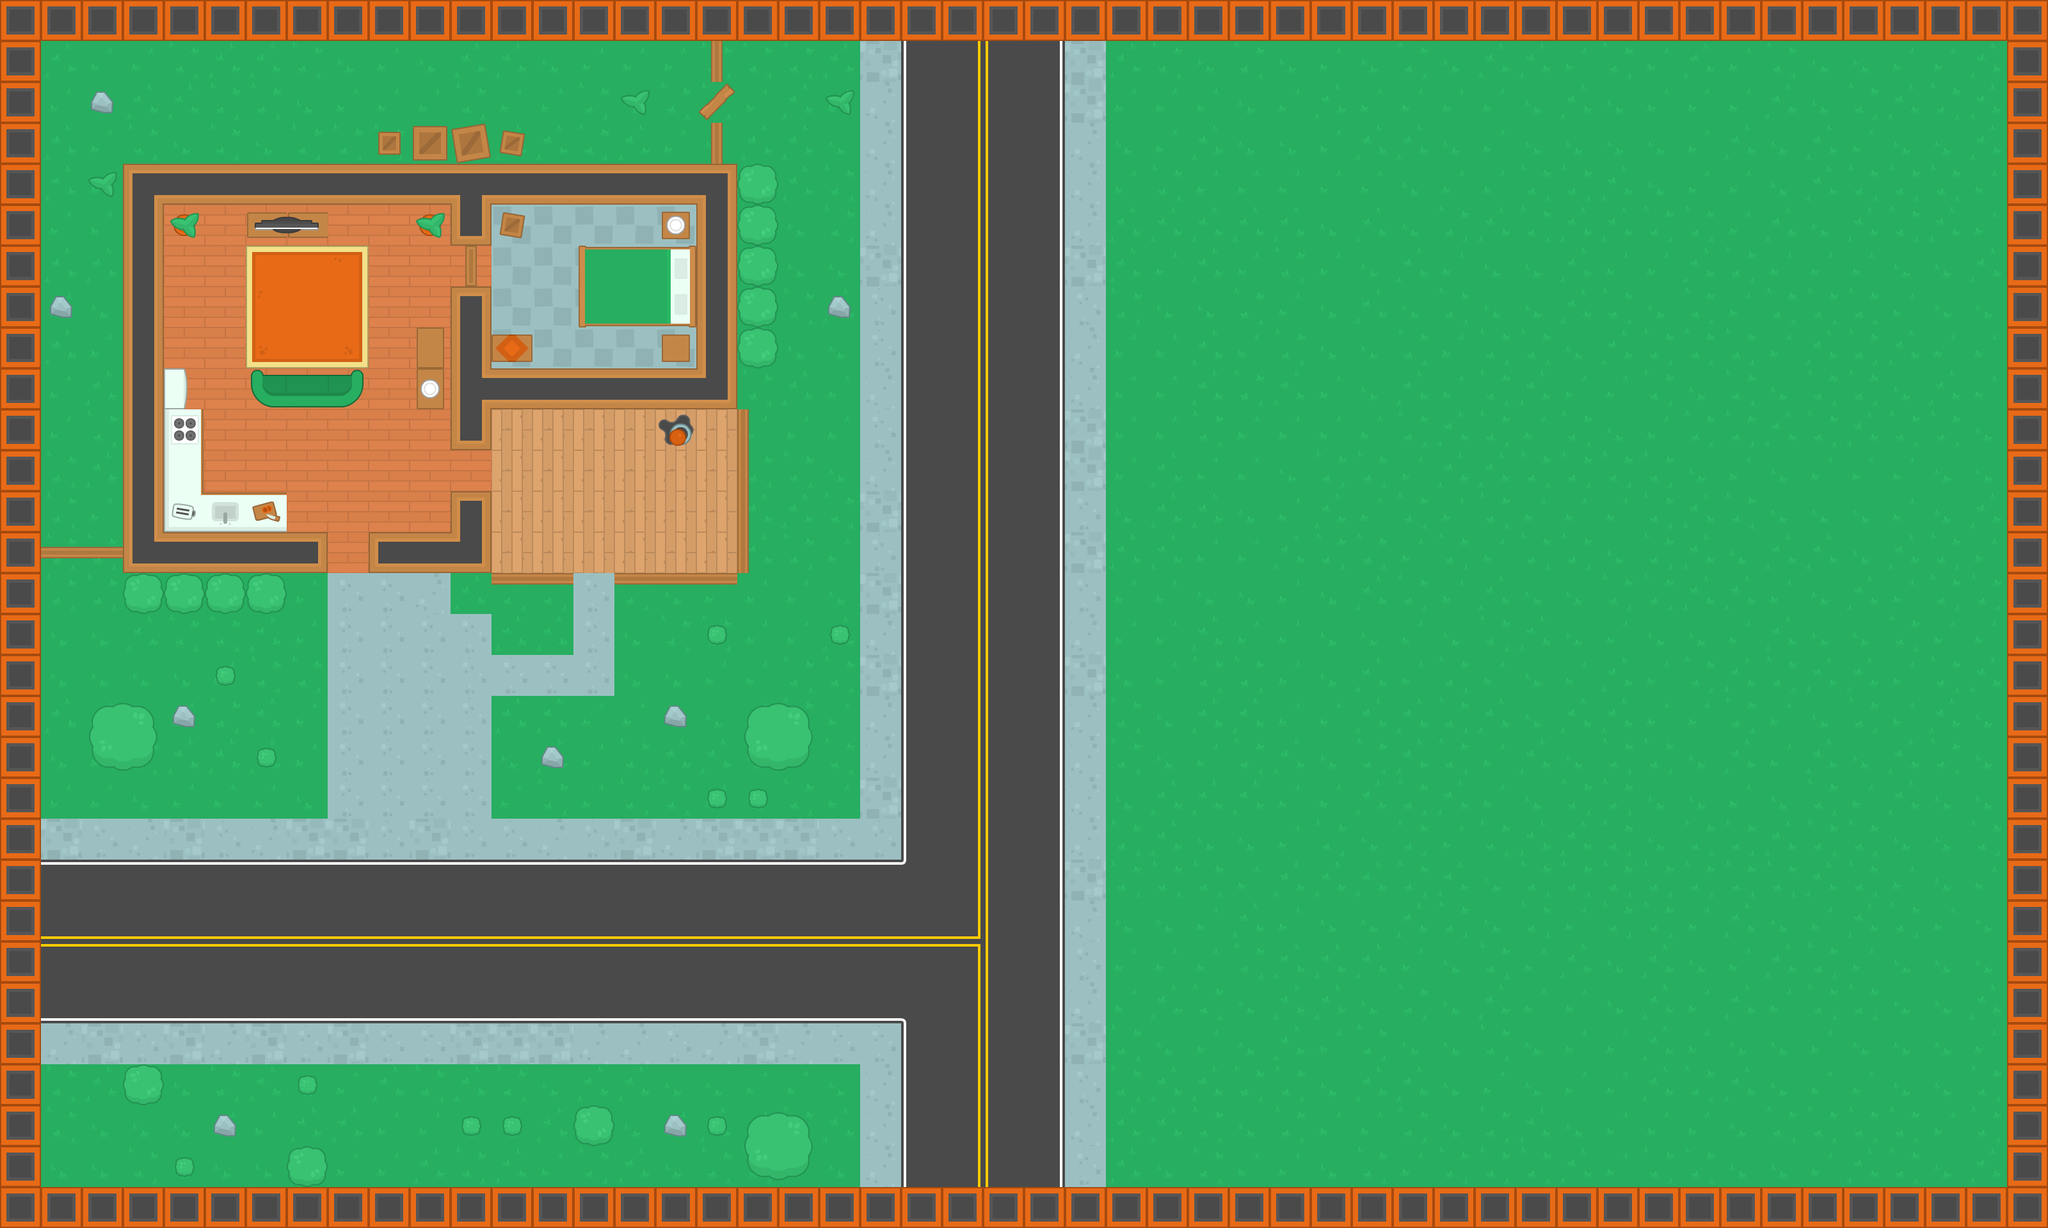

Below is a game level as drawn by its tile map, then a one-line description and the .tmx that defines it (tile-layer data replaced by summaries):
An orthogonal 50x30 tile map with 64x64 px tiles, 4 tile layers (ground, walls, items, decorations) and 82 objects (59x wall, 10x zombie, 3x chest, 2x health, 2x door, ...).

<map version="1.2" tiledversion="1.3.3" orientation="orthogonal" renderorder="right-down" width="50" height="30" tilewidth="64" tileheight="64" infinite="0" nextlayerid="7" nextobjectid="117">
 <tileset firstgid="1" source="Kenny Topdown Pack.tsx" />
 <layer id="1" name="ground" width="50" height="30">
  <data>[1500 cells, 1496 non-empty, 22 distinct tile ids]</data>
 </layer>
 <objectgroup id="6" name="Obstacles">
  <object id="1" name="wall" x="192" y="256" width="960" height="64" />
  <object id="2" name="wall" x="704" y="320" width="64" height="64" />
  <object id="5" name="player" x="810" y="416" width="52" height="52" />
  <object id="6" name="wall" x="1088" y="320" width="64" height="320" />
  <object id="7" name="wall" x="768" y="576" width="320" height="64" />
  <object id="8" name="wall" x="704" y="448" width="64" height="256" />
  <object id="9" x="832" y="608" />
  <object id="10" name="wall" x="576" y="832" width="192" height="64" />
  <object id="11" name="wall" x="704" y="768" width="64" height="64" />
  <object id="12" name="wall" x="192" y="320" width="64" height="576" />
  <object id="13" name="wall" x="256" y="832" width="256" height="64" />
  <object id="14" name="wall" x="1152" y="640" width="16" height="256" />
  <object id="15" name="wall" x="768" y="896" width="128" height="16" />
  <object id="16" name="wall" x="960" y="896" width="192" height="16" />
  <object id="19" name="wall" x="64" y="855" width="128" height="16" />
  <object id="20" name="wall" x="1111.33" y="60.6667" width="16.6667" height="68" />
  <object id="21" name="wall" x="1112.33" y="191.333" width="16.6667" height="68" />
  <object id="22" name="wall" x="1168" y="272" width="32" height="32" />
  <object id="24" name="wall" x="1168" y="336" width="32" height="32" />
  <object id="25" name="wall" x="1168" y="400" width="32" height="32" />
  <object id="26" name="wall" x="1168" y="464" width="32" height="32" />
  <object id="27" name="wall" x="1041" y="529" width="32" height="32" />
  <object id="28" name="wall" x="208" y="912" width="32" height="32" />
  <object id="29" name="wall" x="272" y="912" width="32" height="32" />
  <object id="30" name="wall" x="336" y="912" width="32" height="32" />
  <object id="31" name="wall" x="400" y="912" width="32" height="32" />
  <object id="32" name="zombie" x="592" y="1744" width="32" height="32" />
  <object id="33" name="zombie" x="976" y="1488" width="32" height="32" />
  <object id="34" name="zombie" x="336" y="1440" width="32" height="32" />
  <object id="35" name="zombie" x="2560" y="816" width="32" height="32" />
  <object id="38" name="wall" x="3136" y="0" width="64" height="1920" />
  <object id="40" name="wall" x="64" y="1856" width="3072" height="64" />
  <object id="42" x="1047" y="663" width="32" height="35" />
  <object id="43" name="wall" x="1175" y="521" width="32" height="32" />
  <object id="44" name="wall" x="1041" y="336" width="32" height="32" />
  <object id="45" name="wall" x="784" y="336" width="32" height="32" />
  <object id="46" name="wall" x="783" y="207" width="32" height="32" />
  <object id="47" name="wall" x="593" y="209" width="32" height="32" />
  <object id="48" name="wall" x="643" y="198" width="55" height="51" />
  <object id="50" name="wall" x="657" y="336" width="32" height="32" />
  <object id="51" name="wall" x="273" y="336" width="32" height="32" />
  <object id="52" name="wall" x="385" y="334" width="125" height="32" />
  <object id="53" name="wall" x="650" y="511" width="41" height="128" />
  <object id="54" name="wall" x="255" y="577" width="33" height="63" />
  <object id="55" name="wall" x="256" y="641" width="58" height="127" />
  <object id="56" name="wall" x="320" y="774" width="128" height="59" />
  <object id="57" name="wall" x="1301" y="473" width="22" height="18" />
  <object id="58" name="wall" x="1046" y="1110" width="18" height="21" />
  <object id="59" name="wall" x="853" y="1175" width="19" height="19" />
  <object id="60" name="wall" x="276" y="1114" width="22" height="16" />
  <object id="61" name="wall" x="84" y="473" width="21" height="20" />
  <object id="62" name="wall" x="148" y="150" width="21" height="21" />
  <object id="63" name="wall" x="339" y="1750" width="25" height="23" />
  <object id="64" name="wall" x="1044" y="1748" width="23" height="25" />
  <object id="65" name="wall" x="166" y="1126" width="51" height="51" />
  <object id="67" name="wall" x="1191" y="1127" width="51" height="51" />
  <object id="68" name="wall" x="1192" y="1766" width="51" height="51" />
  <object id="70" name="wall" x="465" y="1808" width="32" height="32" />
  <object id="71" name="wall" x="207" y="1682" width="32" height="32" />
  <object id="72" name="wall" x="914" y="1744" width="32" height="32" />
  <object id="73" name="wall" x="904" y="388" width="183" height="119" />
  <object id="77" x="415" y="597" width="31" height="12">
   <ellipse />
  </object>
  <object id="81" name="wall" x="404" y="592" width="148" height="36" />
  <object id="82" name="wall" x="257" y="768" width="63" height="65" />
  <object id="84" name="wall" x="-1" y="3" width="64" height="1851" />
  <object id="85" name="wall" x="65" y="0" width="3071" height="64" />
  <object id="86" name="wall" x="710" y="197" width="55" height="51" />
  <object id="87" name="zombie" x="564" y="1506" width="32" height="32" />
  <object id="88" name="zombie" x="634" y="1488" width="32" height="32" />
  <object id="89" name="zombie" x="464" y="1514" width="32" height="32" />
  <object id="90" name="zombie" x="562" y="1554" width="32" height="32" />
  <object id="91" name="zombie" x="664" y="1546" width="32" height="32" />
  <object id="92" name="zombie" x="760" y="1490" width="32" height="32" />
  <object id="93" name="health" x="104" y="716" width="52" height="52" />
  <object id="94" name="health" x="262" y="456" width="52" height="52" />
  <object id="95" name="shotgun" x="552" y="330" width="52" height="52" />
  <object id="104" name="uzi" x="464" y="688" width="52" height="52" />
  <object id="105" name="chest" x="320" y="336" width="52" height="52">
   <properties>
    <property name="drop" value="shotgun" />
   </properties>
  </object>
  <object id="106" name="chest" x="608" y="736" width="52" height="52">
   <properties>
    <property name="drop" value="uzi" />
   </properties>
  </object>
  <object id="107" name="chest" x="368" y="672" width="52" height="52">
   <properties>
    <property name="drop" value="" />
   </properties>
  </object>
  <object id="108" name="door" x="512" y="832" width="64" height="64" />
  <object id="113" name="door" x="704" y="704" width="64" height="64" />
 </objectgroup>
 <layer id="3" name="walls" width="50" height="30">
  <data>[1500 cells, 218 non-empty, 18 distinct tile ids]</data>
 </layer>
 <layer id="4" name="items" width="50" height="30">
  <data>[1500 cells, 63 non-empty, 38 distinct tile ids]</data>
 </layer>
 <layer id="5" name="decorations" width="50" height="30">
  <data>[1500 cells, 31 non-empty, 9 distinct tile ids]</data>
 </layer>
</map>
